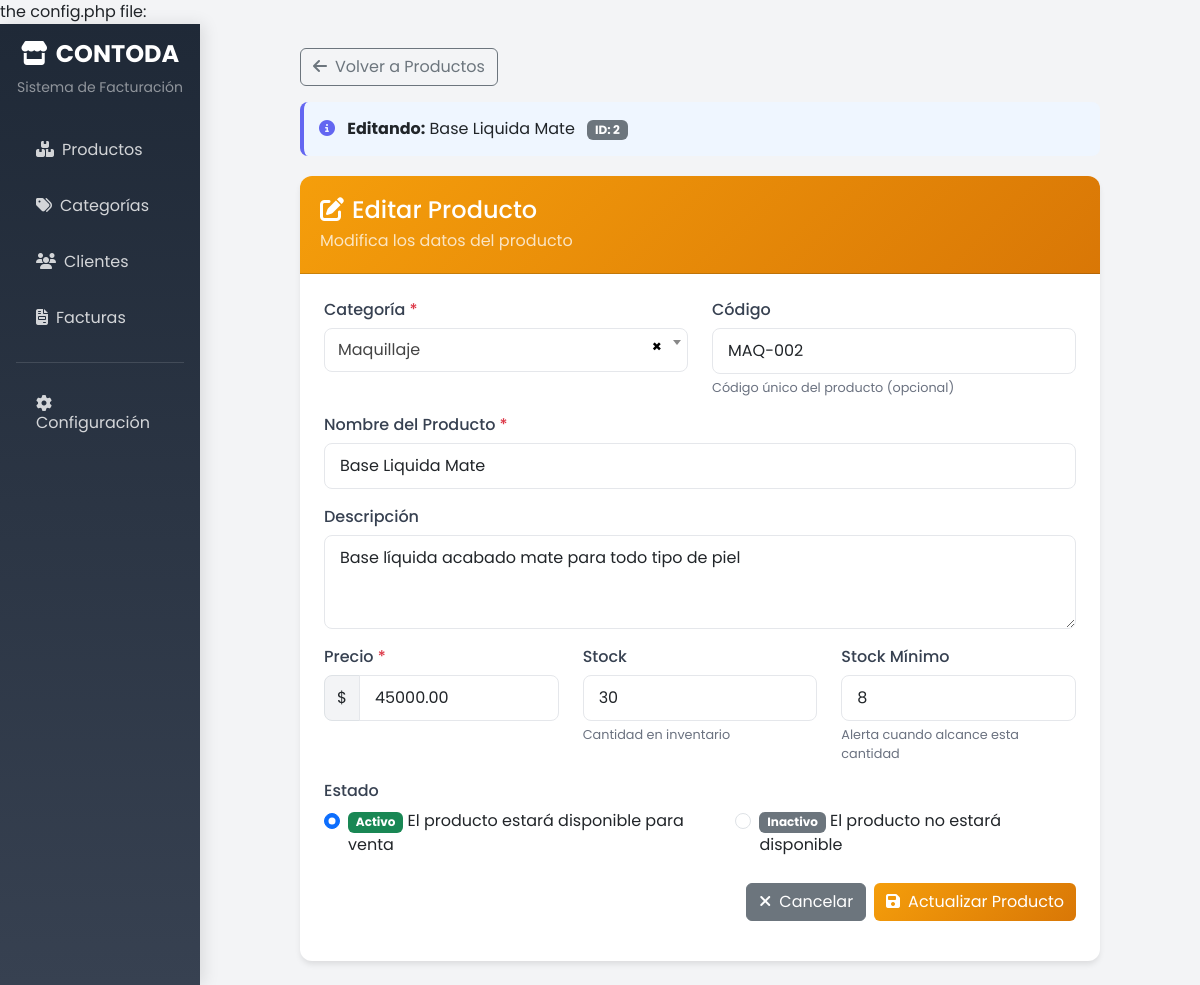
Page /edit.php?id=2 on the committed database.
### tables this page shows
CREATE TABLE IF NOT EXISTS productos (
    id_producto INT AUTO_INCREMENT PRIMARY KEY,
    id_categoria INT NOT NULL,
    codigo_producto VARCHAR(50) UNIQUE,
    nombre_producto VARCHAR(200) NOT NULL,
    descripcion TEXT,
    precio DECIMAL(10,2) NOT NULL,
    stock INT DEFAULT 0,
    stock_minimo INT DEFAULT 5,
    imagen VARCHAR(255),
    estado ENUM('Activo', 'Inactivo') DEFAULT 'Activo',
    fecha_creacion TIMESTAMP DEFAULT CURRENT_TIMESTAMP,
    fecha_actualizacion TIMESTAMP DEFAULT CURRENT_TIMESTAMP ON UPDATE CURRENT_TIMESTAMP,
    FOREIGN KEY (id_categoria) REFERENCES categorias(id_categoria) ON DELETE RESTRICT
);

### funciones.php (called while the page is built, shortened)
<?php
function getProductoById($id) {
    try {
        $pdo = getConnection();
        $stmt = $pdo->prepare("
            SELECT p.*, c.nombre_categoria
            FROM productos p
            LEFT JOIN categorias c ON p.id_categoria = c.id_categoria
            WHERE p.id_producto = ?
        ");
        $stmt->execute([$id]);
        return $stmt->fetch();
    } catch (Exception $e) {
        error_log("Error en getProductoById: " . $e->getMessage());
        return null;
    }
}

### edit.php (the view, shortened to what this page needs)
<?php
require_once 'funciones.php';
$id_producto = intval($_GET['id']);
$producto = getProductoById($id_producto);
?>
<!DOCTYPE html>
<html lang="es">
<head>
    <link href="https://cdn.jsdelivr.net/npm/bootstrap@5.3.0/dist/css/bootstrap.min.css" rel="stylesheet">
    <link rel="stylesheet" href="https://cdnjs.cloudflare.com/ajax/libs/font-awesome/6.4.0/css/all.min.css">
    <link href="https://cdn.jsdelivr.net/npm/select2@4.1.0-rc.0/dist/css/select2.min.css" rel="stylesheet">
</head>
<body>
    <div class="container-fluid">
        <div class="row">
            <div class="col-md-3 col-lg-2 sidebar p-3">
                <div class="text-center mb-4">
                    <h4 class="text-white fw-bold">
                        <i class="fas fa-store me-2"></i>CONTODA
                    </h4>
                    <p class="text-white-50 small">Sistema de Facturación</p>
                </div>
                <nav class="nav flex-column">
                    <a href="index.php" class="nav-link">
                        <i class="fas fa-boxes me-2"></i>Productos
                    </a>
                    <a href="#" class="nav-link">
                        <i class="fas fa-tags me-2"></i>Categorías
                    </a>
                    <a href="#" class="nav-link">
                        <i class="fas fa-users me-2"></i>Clientes
                    </a>
                    <a href="#" class="nav-link">
                        <i class="fas fa-file-invoice me-2"></i>Facturas
                    </a>
                    <hr class="text-white-50">
                    <a href="#" class="nav-link">
                        <i class="fas fa-cog me-2"></i>Configuración
                    </a>
                </nav>
            </div>
            <div class="col-md-9 col-lg-10 p-4">
                <div class="form-container">
                    <div class="mb-3">
                        <a href="index.php" class="btn btn-outline-secondary">
                            <i class="fas fa-arrow-left me-2"></i>Volver a Productos
                        </a>
                    </div>
                    <div class="info-box">
                        <i class="fas fa-info-circle me-2"></i>
                        <strong>Editando:</strong> <?php echo htmlspecialchars($producto['nombre_producto']); ?>
                        <span class="badge bg-secondary ms-2">ID: <?php echo $producto['id_producto']; ?></span>
                    </div>
                    <div class="card">
                        <div class="card-header">
                            <h4 class="mb-0">
                                <i class="fas fa-edit me-2"></i>Editar Producto
                            </h4>
                            <p class="mb-0 mt-1 opacity-75">Modifica los datos del producto</p>
                        </div>
                        <div class="card-body p-4">
                            <form method="POST" id="productoForm" novalidate>
                                <div class="row">
                                    <div class="col-md-6 mb-3">
                                        <label for="id_categoria" class="form-label">
                                            Categoría <span class="text-danger">*</span>
                                        </label>
                                    </div>
                                    <div class="col-md-6 mb-3">
                                        <label for="codigo_producto" class="form-label">Código</label>
                                        <input type="text" name="codigo_producto" id="codigo_producto"
                                               class="form-control" placeholder="Ej: MAQ-001"
                                               value="<?php echo htmlspecialchars($producto['codigo_producto'] ?? ''); ?>">
                                        <div class="help-text">Código único del producto (opcional)</div>
                                    </div>
                                </div>
                                <div class="row">
                                    <div class="col-md-12 mb-3">
                                        <label for="nombre_producto" class="form-label">
                                            Nombre del Producto <span class="text-danger">*</span>
                                        </label>
                                        <input type="text" name="nombre_producto" id="nombre_producto"
                                               class="form-control" placeholder="Ej: Labial Rojo Intenso" required
                                               maxlength="200"
                                               value="<?php echo htmlspecialchars($producto['nombre_producto']); ?>">
                                    </div>
                                </div>
                                <div class="row">
                                    <div class="col-md-12 mb-3">
                                        <label for="descripcion" class="form-label">Descripción</label>
                                        <textarea name="descripcion" id="descripcion" rows="3"
                                                  class="form-control" placeholder="Descripción detallada del producto..."><?php echo htmlspecialchars($producto['descripcion'] ?? ''); ?></textarea>
                                    </div>
                                </div>
                                <div class="row">
                                    <div class="col-md-4 mb-3">
                                        <label for="precio" class="form-label">
                                            Precio <span class="text-danger">*</span>
                                        </label>
                                        <div class="input-group">
                                            <span class="input-group-text">$</span>
                                            <input type="number" name="precio" id="precio"
                                                   class="form-control" placeholder="0"
                                                   min="0" step="0.01" required
                                                   value="<?php echo $producto['precio']; ?>">
                                        </div>
                                    </div>
                                    <div class="col-md-4 mb-3">
                                        <label for="stock" class="form-label">Stock</label>
                                        <input type="number" name="stock" id="stock"
                                               class="form-control" placeholder="0"
                                               min="0" value="<?php echo $producto['stock']; ?>">
                                        <div class="help-text">Cantidad en inventario</div>
                                    </div>
                                    <div class="col-md-4 mb-3">
                                        <label for="stock_minimo" class="form-label">Stock Mínimo</label>
                                        <input type="number" name="stock_minimo" id="stock_minimo"
                                               class="form-control" placeholder="5"
                                               min="0" value="<?php echo $producto['stock_minimo']; ?>">
                                        <div class="help-text">Alerta cuando alcance esta cantidad</div>
                                    </div>
                                </div>
                                <div class="row">
                                    <div class="col-md-12 mb-4">
                                        <label class="form-label">Estado</label>
                                        <div class="d-flex gap-3">
                                            <div class="form-check">
                                                <input class="form-check-input" type="radio" name="estado"
                                                       id="estado_activo" value="Activo"
                                                       <?php echo ($producto['estado'] == 'Activo') ? 'checked' : ''; ?>>
                                                <label class="form-check-label" for="estado_activo">
                                                    <span class="badge bg-success">Activo</span>
                                                    El producto estará disponible para venta
                                                </label>
                                            </div>
                                            <div class="form-check">
                                                <input class="form-check-input" type="radio" name="estado"
                                                       id="estado_inactivo" value="Inactivo"
                                                       <?php echo ($producto['estado'] == 'Inactivo') ? 'checked' : ''; ?>>
                                                <label class="form-check-label" for="estado_inactivo">
                                                    <span class="badge bg-secondary">Inactivo</span>
                                                    El producto no estará disponible
                                                </label>
                                            </div>
                                        </div>
                                    </div>
                                </div>
                                <div class="d-flex justify-content-end gap-2">
                                    <a href="index.php" class="btn btn-secondary">
                                        <i class="fas fa-times me-2"></i>Cancelar
                                    </a>
                                    <button type="submit" class="btn btn-warning text-white" id="submitBtn">
                                        <i class="fas fa-save me-2"></i>Actualizar Producto
                                    </button>
                                </div>
                            </form>
                        </div>
                    </div>
                </div>
            </div>
        </div>
    </div>
</body>
</html>

### edit.php (style rules this page uses)
:root { --primary-color: #6366f1; --secondary-color: #8b5cf6; --success-color: #10b981; --danger-color: #ef4444; --warning-color: #f59e0b; }
body { font-family: 'Poppins', sans-serif; background-color: #f3f4f6; }
.sidebar { min-height: 100vh; background: linear-gradient(180deg, #1f2937 0%, #374151 100%); box-shadow: 4px 0 15px rgba(0,0,0,0.1); }
.sidebar .nav-link { color: rgba(255,255,255,0.8); padding: 12px 20px; border-radius: 8px; margin: 4px 0; transition: all 0.3s; }
.form-container { max-width: 800px; margin: 0 auto; }
.card { border: none; border-radius: 12px; box-shadow: 0 4px 6px -1px rgba(0,0,0,0.1); }
.card-header { background: linear-gradient(135deg, var(--warning-color), #d97706); color: white; border-radius: 12px 12px 0 0 !important; padding: 20px; }
.btn-warning { background: linear-gradient(135deg, var(--warning-color), #d97706); border: none; }
.form-label { font-weight: 500; color: #374151; margin-bottom: 6px; }
.form-control, .form-select { border-radius: 8px; border: 1px solid #e5e7eb; padding: 10px 15px; }
.input-group-text { border-radius: 8px 0 0 8px; background-color: #f3f4f6; }
.help-text { font-size: 80%; color: #6b7280; margin-top: 4px; }
.info-box { background-color: #eff6ff; border-left: 4px solid var(--primary-color); padding: 15px; border-radius: 8px; margin-bottom: 20px; }
.info-box i { color: var(--primary-color); }

### rows in the picture
productos: nombre_producto "Base Liquida Mate", id_producto "2", codigo_producto "MAQ-002", descripcion "Base líquida acabado mate para todo tipo de piel", precio "45000.00", stock "30", stock_minimo "8", estado "☑ Activo El producto estará disp", estado "☐ Inactivo El producto no estará"
